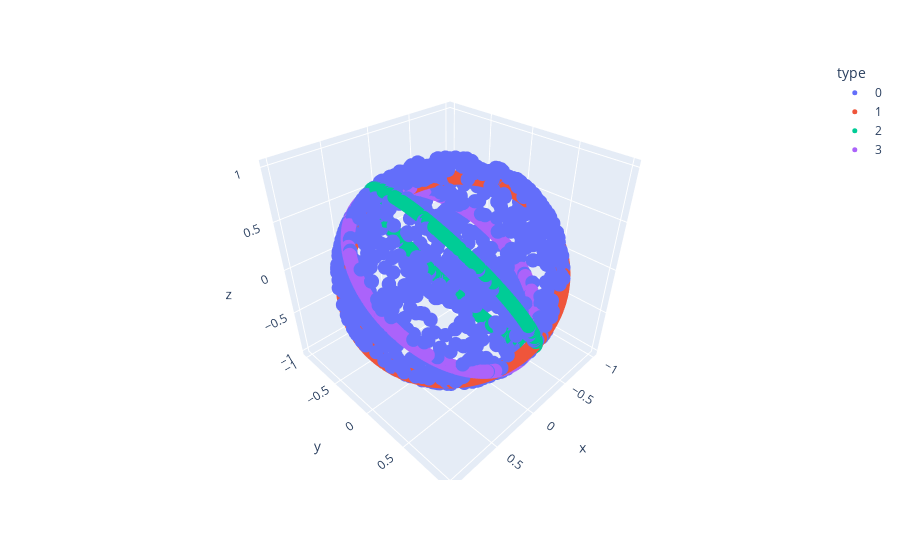

Notebook cell for this chart:
### Code cell
df = pd.DataFrame(np.concatenate(orig_points, axis=0), columns=['x', 'y', 'z'])
df['type'] = sum([[f'{i}']*1000 for i in range(modes+1)], [])
fig = px.scatter_3d(df, x='x', y='y', z='z', color='type')
fig.update_traces(marker={'size': 5})
fig.show()

### Figure 1 — Plotly figure (JSON) as saved in the notebook; plotly's stock layout.template omitted (floating-point values rounded to 4 significant figures; data arrays with more than 128 entries replaced by an {"elided": "..."} marker saying what was removed)
{"data": [{"hovertemplate": "type=0<br>x=%{x}<br>y=%{y}<br>z=%{z}<extra></extra>", "legendgroup": "0", "marker": {"color": "#636efa", "size": 5, "symbol": "circle"}, "mode": "markers", "name": "0", "scene": "scene", "showlegend": true, "type": "scatter3d", "x": {"elided": "1000 float values"}, "y": {"elided": "1000 float values"}, "z": {"elided": "1000 float values"}}, {"hovertemplate": "type=1<br>x=%{x}<br>y=%{y}<br>z=%{z}<extra></extra>", "legendgroup": "1", "marker": {"color": "#EF553B", "size": 5, "symbol": "circle"}, "mode": "markers", "name": "1", "scene": "scene", "showlegend": true, "type": "scatter3d", "x": {"elided": "1000 float values"}, "y": {"elided": "1000 float values"}, "z": {"elided": "1000 float values"}}, {"hovertemplate": "type=2<br>x=%{x}<br>y=%{y}<br>z=%{z}<extra></extra>", "legendgroup": "2", "marker": {"color": "#00cc96", "size": 5, "symbol": "circle"}, "mode": "markers", "name": "2", "scene": "scene", "showlegend": true, "type": "scatter3d", "x": {"elided": "1000 float values"}, "y": {"elided": "1000 float values"}, "z": {"elided": "1000 float values"}}, {"hovertemplate": "type=3<br>x=%{x}<br>y=%{y}<br>z=%{z}<extra></extra>", "legendgroup": "3", "marker": {"color": "#ab63fa", "size": 5, "symbol": "circle"}, "mode": "markers", "name": "3", "scene": "scene", "showlegend": true, "type": "scatter3d", "x": {"elided": "1000 float values"}, "y": {"elided": "1000 float values"}, "z": {"elided": "1000 float values"}}], "layout": {"legend": {"title": {"text": "type"}, "tracegroupgap": 0}, "margin": {"t": 60}, "scene": {"domain": {"x": [0, 1], "y": [0, 1]}, "xaxis": {"title": {"text": "x"}}, "yaxis": {"title": {"text": "y"}}, "zaxis": {"title": {"text": "z"}}}}}
